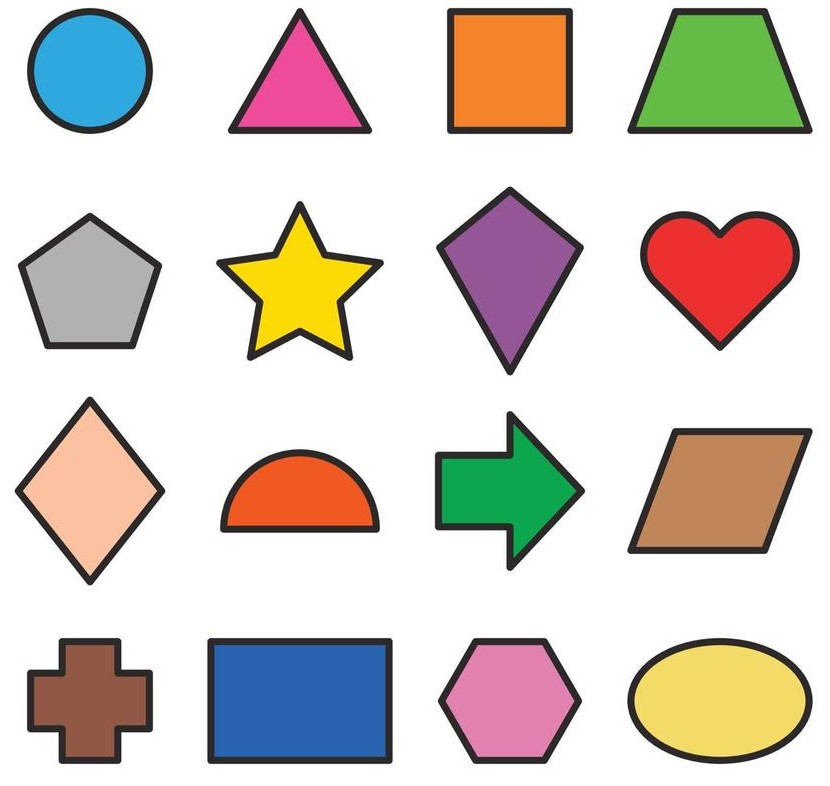
#> input picture shapes.jpg, 830 x 786 px
$ jupyter execute Shapes.ipynb
#> lines starting #> are read from the running program, lines starting #| are printed output that depends on the picture; after the words box and inside, x2 and y2 are one past the last pixel; in counts of white or black regions, pixels touching at a corner belong together; long printed decimals are rounded
[cell 1]
import cv2
import numpy as np
import matplotlib.pyplot as plt

[cell 2]
print(cv2.__version__)

[cell 3]
img = cv2.imread('shapes.jpg')
#> img is the input picture: shape (786, 830, 3); mean B, G, R 198, 205.3, 213.9

if img is None:
    print("Error: Unable to load the image.")
else:
    plt.imshow(img)

[cell 4]
grey=cv2.cvtColor(img , cv2.COLOR_BGR2GRAY)
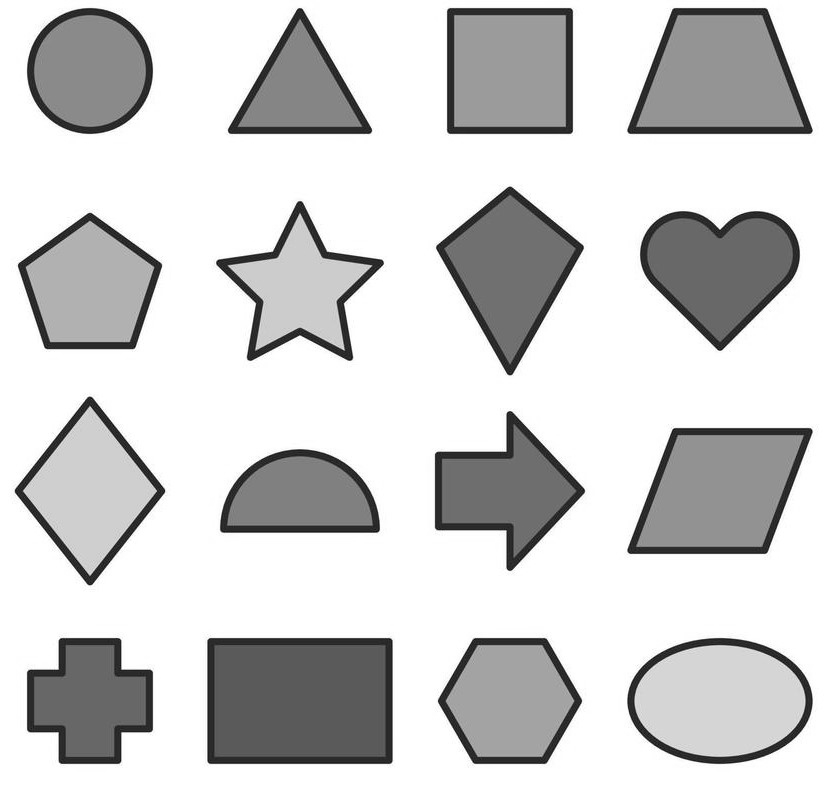
#> grey: shape (786, 830); min 0, max 255, mean 207.1
plt.imshow(grey)

[cell 5]
blurred=cv2.GaussianBlur(grey ,(5,5),0)
plt.imshow(blurred)

[cell 6]
edges=cv2.Canny(blurred,50,150)
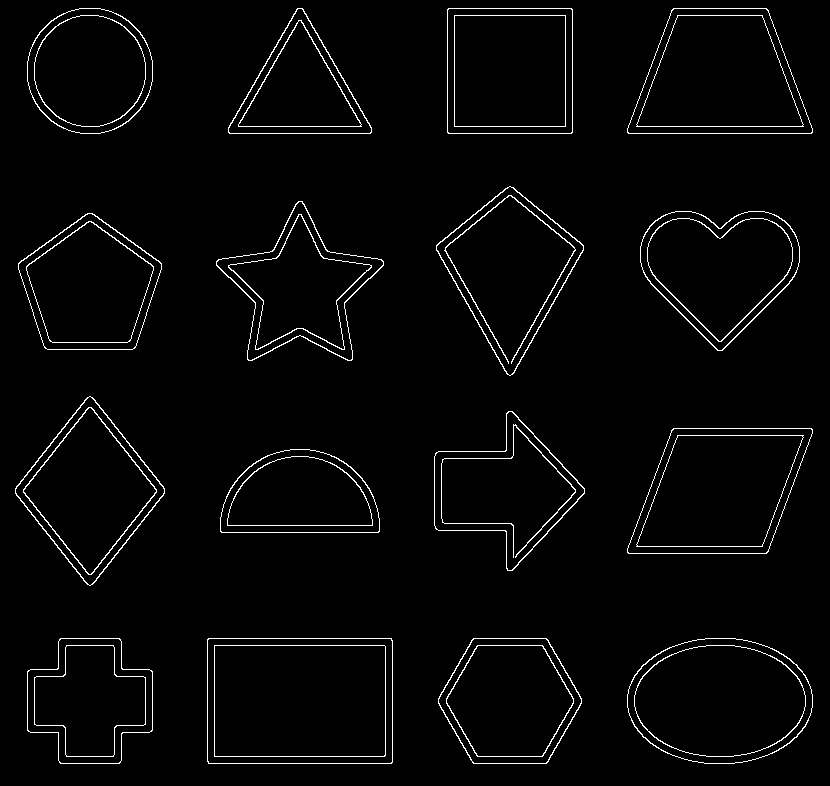
#> edges: shape (786, 830); 2.6% white in thin lines or dots
plt.imshow(edges)

[cell 7]
contours,_= cv2.findContours(edges, cv2.RETR_EXTERNAL, cv2.CHAIN_APPROX_NONE)
#> contours = 16 contours; largest, box (x1, y1, x2, y2) and area: (207, 638, 393, 764) 23121, (627, 638, 813, 764) 18359, (627, 428, 813, 554) 17650, (627, 8, 813, 134) 17650, (447, 8, 573, 134) 15623
for contour in contours:
    approx = cv2.approxPolyDP(contour, 0.04 * cv2.arcLength(contour, True), True)
    cv2.drawContours(img, [approx], 0, (0, 0, 0), 5)
    x, y, w, h = cv2.boundingRect(approx)

    if len(approx) == 3:
        objectType="Triangle"

    elif len(approx) == 4:

        aspectRatio = float(w) / h
        print(aspectRatio)
        if aspectRatio >= 0.95 and aspectRatio <= 1.05:
            objectType="Square"
        else:
            objectType="Rectangle"

    elif len(approx) == 5:
        objectType="Pentagon"
    elif len(approx) == 6:
        objectType="Hexagon"
    else:
        objectType="Circle"

    cv2.putText(img,objectType, (x+(w//2)-10, y+(h//2)-40), cv2.FONT_HERSHEY_COMPLEX, 0.5, (0, 0, 0),2)
#> this loop made 16 passes
#> (approx, x, y, w, h, aspectRatio, objectType) on passes 3, 6, 8, 12, 13, 14: ([[207, 639], [208, 763], [392, 762], [391, 638]], 207, 638, 186, 126, 1.48, 'Rectangle'), ([[673, 428], [627, 552], [766, 553], [812, 429]], 627, 428, 186, 126, 1.48, 'Rectangle'), ([[89, 396], [15, 493], [90, 585], [164, 488]], 15, 396, 150, 190, 0.789, 'Rectangle'), ([[509, 186], [436, 250], [510, 375], [583, 245]], 436, 186, 148, 190, 0.779, 'Rectangle'), ([[671, 10], [628, 133], [812, 132], [766, 8]], 628, 8, 185, 126, 1.47, 'Rectangle'), ([[448, 8], [447, 132], [571, 133], [572, 9]], 447, 8, 126, 126, 1, 'Square')
#> (approx, x, y, w, h, objectType) on pass 15: ([[297, 8], [228, 132], [370, 133]], 228, 8, 143, 126, 'Triangle')
#| 1.476
#| 1.476
#| 0.7895
#| 0.7789
#| 1.468
#| 1.0
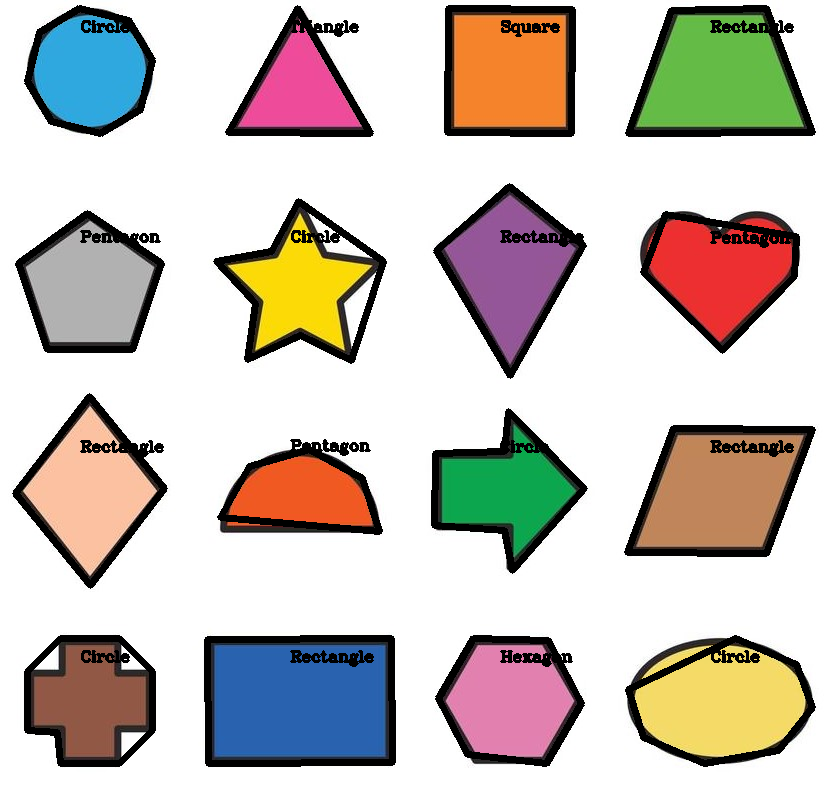
#> img: shape (786, 830, 3); 9.37% of pixels changed, all inside (x1, y1, x2, y2) = (12, 5, 816, 767)
plt.imshow(img)

[cell 8]
_, thresh=cv2.threshold(grey, 127, 255, cv2.THRESH_BINARY)
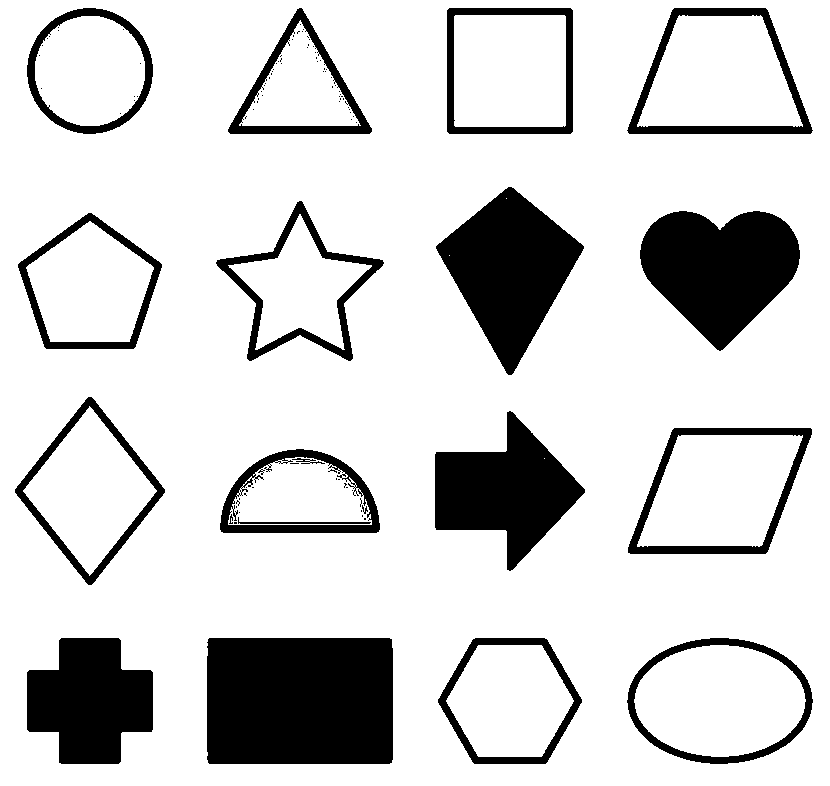
#> thresh: shape (786, 830); 82.5% white; 103 black regions (83 under 20 px), largest, box (x1, y1, x2, y2) and area: (207, 638, 393, 764) 23393, (640, 211, 800, 351) 14847, (436, 187, 584, 375) 14440
plt.imshow(thresh, cmap='grey')

[cell 9]
# find contours in the binary image
contours,_ = cv2.findContours(thresh, cv2.RETR_EXTERNAL, cv2.CHAIN_APPROX_SIMPLE)
#> contours = [[[0, 0], [0, 785], [829, 785], [829, 0]]]

[cell 10]
# draw contours in the original image
cv2.drawContours(img, contours, -1, (0, 255, 0), 2)
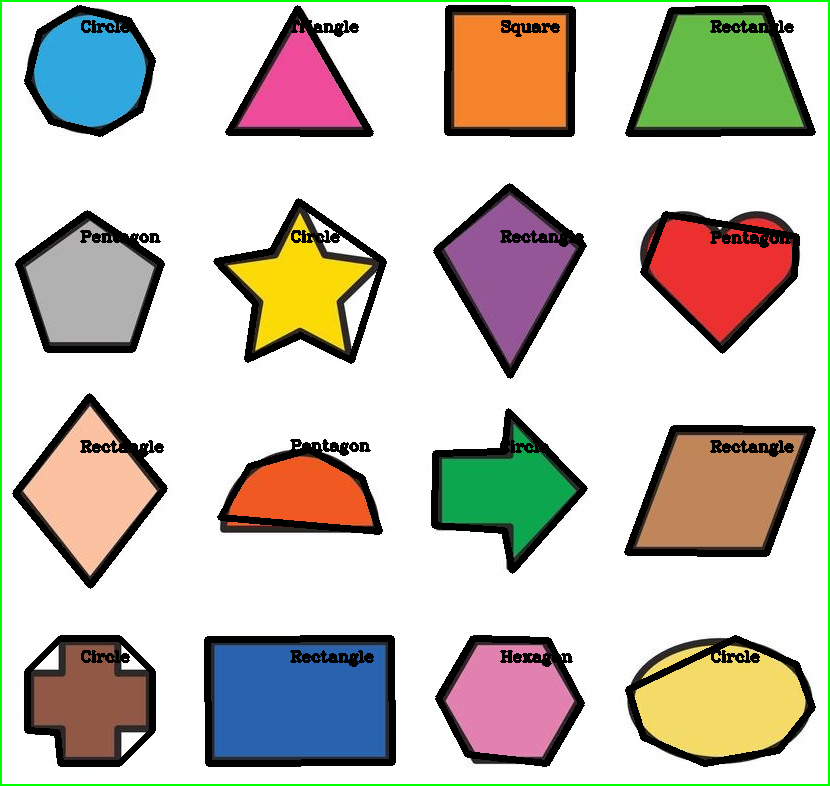
#> img: shape (786, 830, 3); 0.99% of pixels changed, all inside (x1, y1, x2, y2) = (0, 0, 830, 786)

$ run again, with faces.jpg copied over shapes.jpg
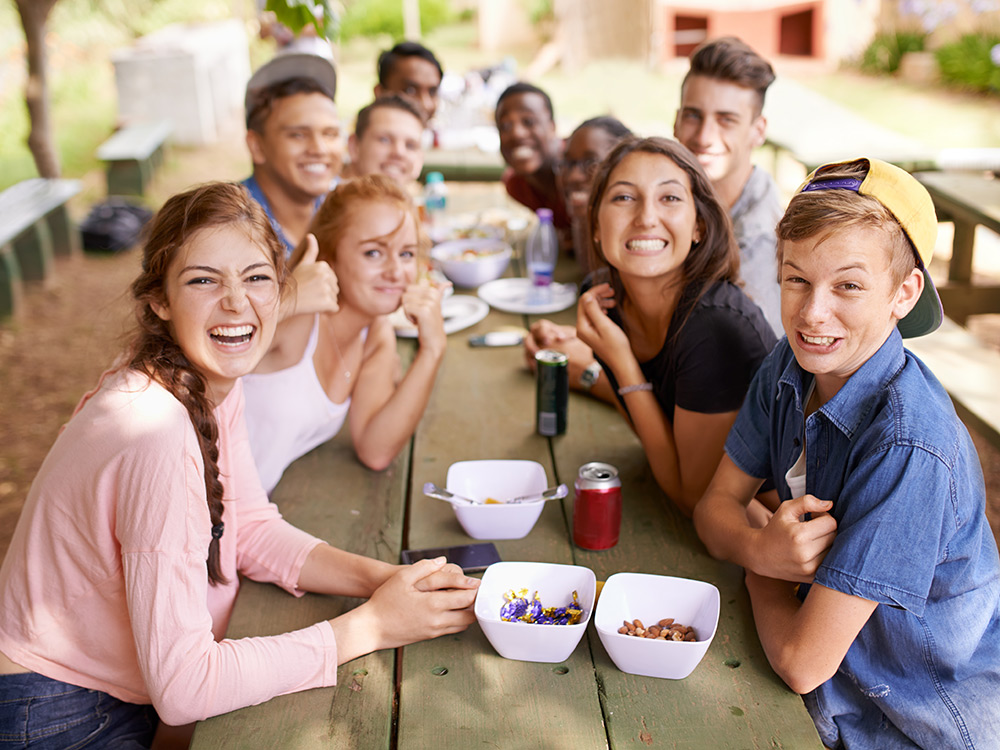
#> input picture faces.jpg, 1000 x 750 px
#> img is the input picture: shape (750, 1000, 3); mean B, G, R 128.7, 141.6, 165.5
#> `edges=cv2.Canny(blurred,50,150)`:
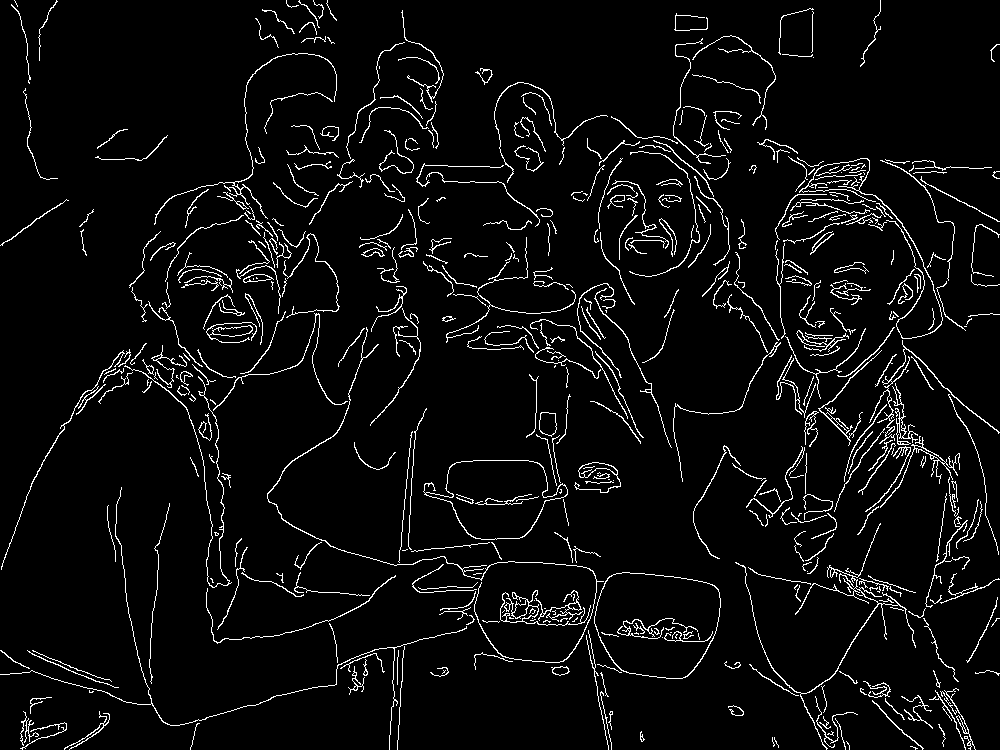
#> edges: shape (750, 1000); 4.9% white in thin lines or dots
#> `contours,_= cv2.findContours(edges, cv2.RETR_EXTERNAL, cv2.CHAIN_APPRO..`: contours = 486 contours, 371 with area under 20; largest, box (x1, y1, x2, y2) and area: (594, 572, 721, 679) 10738, (423, 460, 568, 540) 6960, (539, 412, 557, 437) 335, (206, 322, 257, 343) 310, (574, 462, 621, 493) 309
#> the loop `for contour in contours:` made 486 passes
#> (approx, x, y, w, h, aspectRatio, objectType) on passes 1, 2, 7, 8, 9: ([[910, 746], [914, 747], [915, 749], [917, 748]], 910, 746, 8, 4, 2, 'Rectangle'), ([[846, 741], [849, 745], [849, 749], [849, 745]], 846, 741, 4, 9, 0.444, 'Rectangle'), ([[938, 724], [945, 738], [943, 746], [944, 733]], 938, 724, 8, 23, 0.348, 'Rectangle'), ([[199, 723], [196, 724], [190, 749], [195, 727]], 190, 723, 10, 27, 0.37, 'Rectangle'), ([[66, 723], [31, 730], [66, 724], [20, 748]], 20, 723, 47, 26, 1.81, 'Rectangle')
#> (printed output is left out)
#> thresh: shape (750, 1000); 62.1% white; 866 black regions (754 under 20 px)
#> `contours,_ = cv2.findContours(thresh, cv2.RETR_EXTERNAL, cv2.CHAIN_APP..`: contours = 451 contours, 409 with area under 20; largest, box (x1, y1, x2, y2) and area: (0, 0, 1000, 750) 466387, (0, 247, 143, 367) 8250, (606, 153, 698, 277) 7423, (785, 588, 897, 694) 4762, (902, 677, 1000, 750) 4170
#> `cv2.drawContours(img, contours, -1, (0, 255, 0), 2)`:
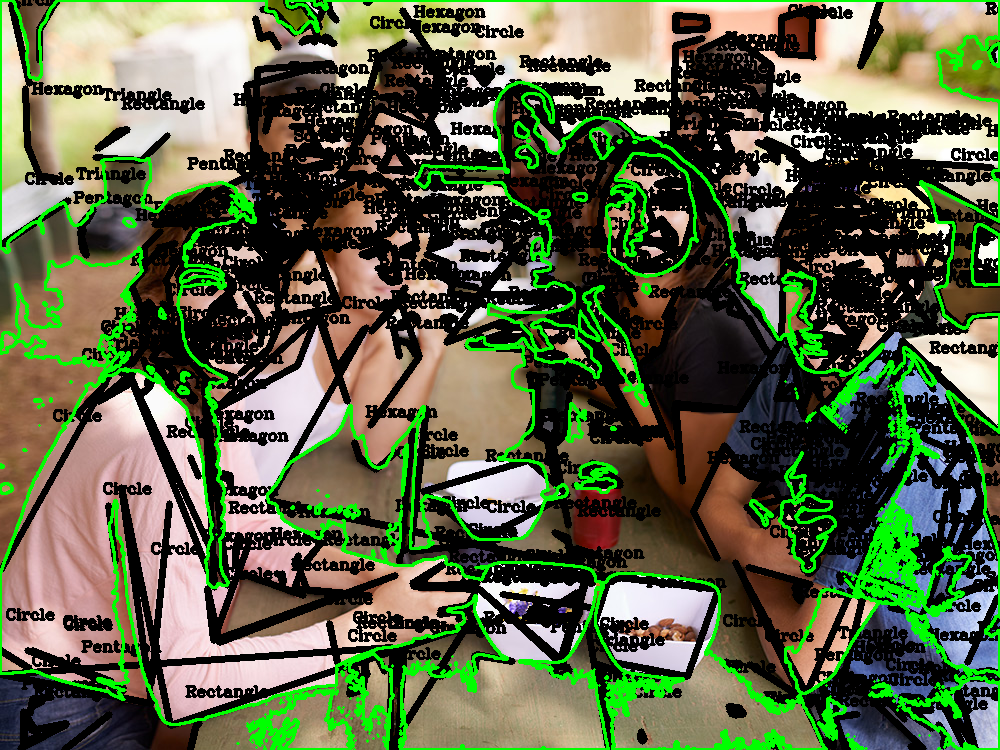
#> img: shape (750, 1000, 3); mean B, G, R 70.2, 101.4, 91.2
